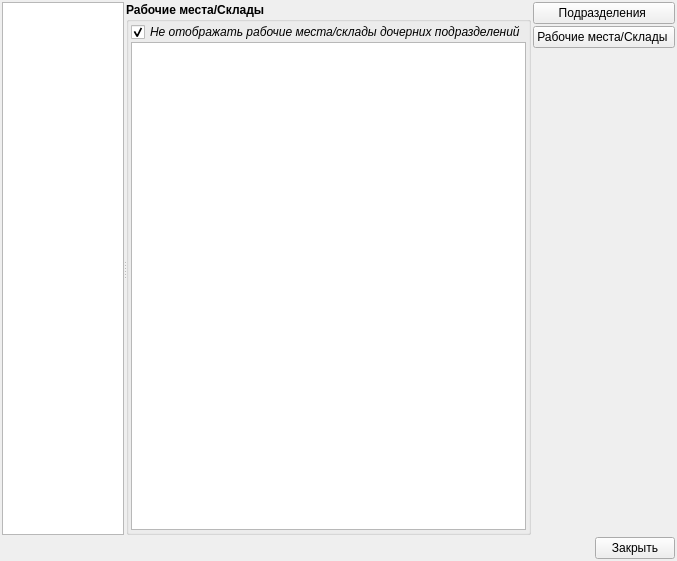
<?xml version="1.0" encoding="UTF-8"?>
<ui version="4.0">
 <class>WorkPlace</class>
 <widget class="QWidget" name="WorkPlace">
  <property name="geometry">
   <rect>
    <x>0</x>
    <y>0</y>
    <width>677</width>
    <height>561</height>
   </rect>
  </property>
  <property name="windowTitle">
   <string>Рабочие места</string>
  </property>
  <property name="windowIcon">
   <iconset resource="../icons.qrc">
    <normaloff>:/128x128/workgroup/ico/Workgroup.png</normaloff>:/128x128/workgroup/ico/Workgroup.png</iconset>
  </property>
  <layout class="QVBoxLayout" name="verticalLayout_2">
   <property name="spacing">
    <number>2</number>
   </property>
   <property name="margin">
    <number>2</number>
   </property>
   <item>
    <layout class="QHBoxLayout" name="horizontalLayout_3">
     <property name="spacing">
      <number>2</number>
     </property>
     <item>
      <widget class="QSplitter" name="splitter">
       <property name="orientation">
        <enum>Qt::Horizontal</enum>
       </property>
       <property name="handleWidth">
        <number>2</number>
       </property>
       <widget class="QTreeView" name="treeViewDepartments">
        <property name="font">
         <font>
          <pointsize>10</pointsize>
          <weight>75</weight>
          <bold>true</bold>
         </font>
        </property>
        <property name="contextMenuPolicy">
         <enum>Qt::CustomContextMenu</enum>
        </property>
        <property name="editTriggers">
         <set>QAbstractItemView::NoEditTriggers</set>
        </property>
        <property name="dragEnabled">
         <bool>true</bool>
        </property>
        <property name="dragDropMode">
         <enum>QAbstractItemView::InternalMove</enum>
        </property>
        <property name="alternatingRowColors">
         <bool>true</bool>
        </property>
       </widget>
       <widget class="QGroupBox" name="groupBox">
        <property name="font">
         <font>
          <weight>75</weight>
          <bold>true</bold>
         </font>
        </property>
        <property name="title">
         <string>Рабочие места/Склады</string>
        </property>
        <layout class="QVBoxLayout" name="verticalLayout_3">
         <property name="spacing">
          <number>0</number>
         </property>
         <property name="leftMargin">
          <number>2</number>
         </property>
         <property name="topMargin">
          <number>0</number>
         </property>
         <property name="rightMargin">
          <number>2</number>
         </property>
         <property name="bottomMargin">
          <number>2</number>
         </property>
         <item>
          <widget class="QCheckBox" name="wpSubsidiaryDep">
           <property name="font">
            <font>
             <weight>50</weight>
             <italic>true</italic>
             <bold>false</bold>
            </font>
           </property>
           <property name="text">
            <string>Не отображать рабочие места/склады дочерних подразделений</string>
           </property>
           <property name="checked">
            <bool>true</bool>
           </property>
          </widget>
         </item>
         <item>
          <widget class="QTreeView" name="treeViewWorkPlace">
           <property name="font">
            <font>
             <pointsize>10</pointsize>
             <weight>75</weight>
             <bold>true</bold>
            </font>
           </property>
           <property name="contextMenuPolicy">
            <enum>Qt::CustomContextMenu</enum>
           </property>
           <property name="editTriggers">
            <set>QAbstractItemView::NoEditTriggers</set>
           </property>
           <property name="alternatingRowColors">
            <bool>true</bool>
           </property>
           <property name="rootIsDecorated">
            <bool>false</bool>
           </property>
           <property name="itemsExpandable">
            <bool>false</bool>
           </property>
           <property name="sortingEnabled">
            <bool>true</bool>
           </property>
           <property name="allColumnsShowFocus">
            <bool>true</bool>
           </property>
           <property name="wordWrap">
            <bool>true</bool>
           </property>
           <property name="expandsOnDoubleClick">
            <bool>false</bool>
           </property>
          </widget>
         </item>
        </layout>
       </widget>
      </widget>
     </item>
     <item>
      <layout class="QVBoxLayout" name="verticalLayout">
       <property name="spacing">
        <number>2</number>
       </property>
       <item>
        <widget class="QPushButton" name="actionsButton">
         <property name="text">
          <string>Подразделения </string>
         </property>
         <property name="icon">
          <iconset resource="../icons.qrc">
           <normaloff>:/128x128/network/ico/network_place_128x128.png</normaloff>:/128x128/network/ico/network_place_128x128.png</iconset>
         </property>
        </widget>
       </item>
       <item>
        <widget class="QPushButton" name="actionsButton_2">
         <property name="text">
          <string>Рабочие места/Склады </string>
         </property>
         <property name="icon">
          <iconset resource="../icons.qrc">
           <normaloff>:/128x128/workgroup/ico/Workgroup.png</normaloff>:/128x128/workgroup/ico/Workgroup.png</iconset>
         </property>
        </widget>
       </item>
       <item>
        <spacer name="verticalSpacer">
         <property name="orientation">
          <enum>Qt::Vertical</enum>
         </property>
         <property name="sizeHint" stdset="0">
          <size>
           <width>20</width>
           <height>40</height>
          </size>
         </property>
        </spacer>
       </item>
      </layout>
     </item>
    </layout>
   </item>
   <item>
    <layout class="QHBoxLayout" name="horizontalLayout">
     <item>
      <spacer name="horizontalSpacer">
       <property name="orientation">
        <enum>Qt::Horizontal</enum>
       </property>
       <property name="sizeHint" stdset="0">
        <size>
         <width>40</width>
         <height>20</height>
        </size>
       </property>
      </spacer>
     </item>
     <item>
      <widget class="QPushButton" name="close">
       <property name="text">
        <string>Закрыть</string>
       </property>
       <property name="icon">
        <iconset resource="../icons.qrc">
         <normaloff>:/16x16/cancelDel/ico/button_cancel_16x16 (1).png</normaloff>:/16x16/cancelDel/ico/button_cancel_16x16 (1).png</iconset>
       </property>
       <property name="autoDefault">
        <bool>true</bool>
       </property>
      </widget>
     </item>
    </layout>
   </item>
  </layout>
  <action name="actionAddWP">
   <property name="enabled">
    <bool>false</bool>
   </property>
   <property name="icon">
    <iconset resource="../icons.qrc">
     <normaloff>:/16x16/add/ico/add_16x16.png</normaloff>:/16x16/add/ico/add_16x16.png</iconset>
   </property>
   <property name="text">
    <string>Добавить рабочее место/склад</string>
   </property>
   <property name="toolTip">
    <string>Добавить рабочее место/склад</string>
   </property>
  </action>
  <action name="actionDelWP">
   <property name="icon">
    <iconset resource="../icons.qrc">
     <normaloff>:/16x16/cancelDel/ico/del_16x16.png</normaloff>:/16x16/cancelDel/ico/del_16x16.png</iconset>
   </property>
   <property name="text">
    <string>Удалить</string>
   </property>
  </action>
  <action name="actionMoveWP">
   <property name="enabled">
    <bool>false</bool>
   </property>
   <property name="icon">
    <iconset resource="../icons.qrc">
     <normaloff>:/16x16/move/ico/move_16x16.png</normaloff>:/16x16/move/ico/move_16x16.png</iconset>
   </property>
   <property name="text">
    <string>Переместить</string>
   </property>
  </action>
  <action name="actionAddDepart">
   <property name="enabled">
    <bool>false</bool>
   </property>
   <property name="icon">
    <iconset resource="../icons.qrc">
     <normaloff>:/16x16/add/ico/add_16x16.png</normaloff>:/16x16/add/ico/add_16x16.png</iconset>
   </property>
   <property name="text">
    <string>Добавить подразделение</string>
   </property>
  </action>
  <action name="actionDelDepart">
   <property name="enabled">
    <bool>false</bool>
   </property>
   <property name="icon">
    <iconset resource="../icons.qrc">
     <normaloff>:/16x16/cancelDel/ico/del_16x16.png</normaloff>:/16x16/cancelDel/ico/del_16x16.png</iconset>
   </property>
   <property name="text">
    <string>Удалить</string>
   </property>
  </action>
  <action name="actionMoveDepart">
   <property name="enabled">
    <bool>false</bool>
   </property>
   <property name="icon">
    <iconset resource="../icons.qrc">
     <normaloff>:/16x16/move/ico/move_16x16.png</normaloff>:/16x16/move/ico/move_16x16.png</iconset>
   </property>
   <property name="text">
    <string>Переместить</string>
   </property>
  </action>
  <action name="actionEditDepart">
   <property name="enabled">
    <bool>false</bool>
   </property>
   <property name="icon">
    <iconset resource="../icons.qrc">
     <normaloff>:/16x16/edit/ico/edit_16x16.png</normaloff>:/16x16/edit/ico/edit_16x16.png</iconset>
   </property>
   <property name="text">
    <string>Редактировать</string>
   </property>
  </action>
  <action name="actionEditWP">
   <property name="icon">
    <iconset resource="../icons.qrc">
     <normaloff>:/16x16/edit/ico/edit_16x16.png</normaloff>:/16x16/edit/ico/edit_16x16.png</iconset>
   </property>
   <property name="text">
    <string>Редактировать</string>
   </property>
  </action>
  <action name="actionAddNewFirm">
   <property name="icon">
    <iconset resource="../icons.qrc">
     <normaloff>:/16x16/add/ico/add_16x16.png</normaloff>:/16x16/add/ico/add_16x16.png</iconset>
   </property>
   <property name="text">
    <string>Добавить новую фирму</string>
   </property>
  </action>
  <action name="actionAddFilPred">
   <property name="enabled">
    <bool>false</bool>
   </property>
   <property name="icon">
    <iconset resource="../icons.qrc">
     <normaloff>:/16x16/add/ico/add_16x16.png</normaloff>:/16x16/add/ico/add_16x16.png</iconset>
   </property>
   <property name="text">
    <string>Добавить филиал/представительство</string>
   </property>
  </action>
  <action name="actionMoveWPAll">
   <property name="enabled">
    <bool>false</bool>
   </property>
   <property name="icon">
    <iconset resource="../icons.qrc">
     <normaloff>:/16x16/move/ico/move_all_16x16.gif</normaloff>:/16x16/move/ico/move_all_16x16.gif</iconset>
   </property>
   <property name="text">
    <string>Переместить Все</string>
   </property>
  </action>
 </widget>
 <resources>
  <include location="../icons.qrc"/>
 </resources>
 <connections/>
</ui>
